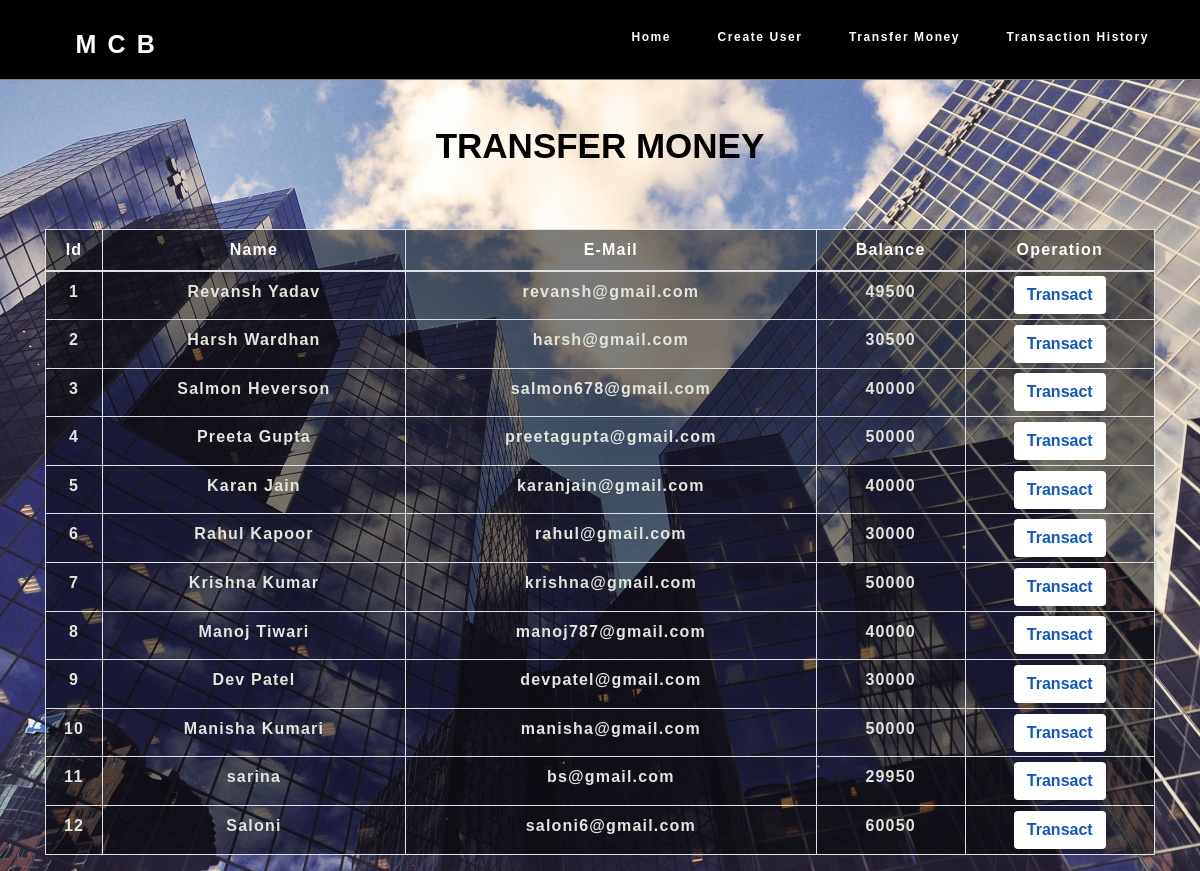
The app's page /transfermoney.php with its own data.
### tables this page shows
CREATE TABLE `users` (
  `id` int(4) NOT NULL,
  `name` text NOT NULL,
  `email` varchar(30) NOT NULL,
  `balance` int(8) NOT NULL
);

### transfermoney.php (the view, shortened to what this page needs)
<!DOCTYPE html>
<html lang="en">
<head>
    <link rel="stylesheet" href="https://maxcdn.bootstrapcdn.com/bootstrap/4.0.0/css/bootstrap.min.css">
    <link rel="stylesheet" type="text/css" href="css/table.css">
    <link rel="stylesheet" type="text/css" href="css/navbar.css">
</head>
<body style="background-image: url(1.jpg);background-position: center;
  background-size: cover;">
<?php
    include 'config.php';
    $sql = "SELECT * FROM users";
    $result = mysqli_query($conn,$sql);
?>
<?php
  include 'navbar.php';
?>
<div class="container">
        <h2 style="color : black; margin-top: 120px; text-align: center;"><b style="font-size: 35px;">TRANSFER MONEY<b></h2>
        <br>
            <div class="row">
                <div class="col">
                    <div class="table-responsive-sm">
                    <table class="table table-hover table-sm table-striped table-condensed table-bordered" style="border-color:black;">
                        <thead style="color : white;">
                            <tr>
                            <th scope="col" class="text-center py-2">Id</th>
                            <th scope="col" class="text-center py-2">Name</th>
                            <th scope="col" class="text-center py-2">E-Mail</th>
                            <th scope="col" class="text-center py-2">Balance</th>
                            <th scope="col" class="text-center py-2">Operation</th>
                            </tr>
                        </thead>
                        <tbody>
                <?php
                    while($rows=mysqli_fetch_assoc($result)){
                ?>
                    <tr style="color : #E2E5DE;">
                        <td class="py-2"><?php echo $rows['id'] ?></td>
                        <td class="py-2"><?php echo $rows['name']?></td>
                        <td class="py-2"><?php echo $rows['email']?></td>
                        <td class="py-2"><?php echo $rows['balance']?></td>
                        <td><a href="selecteduserdetail.php?id= <?php echo $rows['id'] ;?>"> <button type="button" class="btn" style="background-color : white; color:#1256c4;"><b>Transact</b></button></a></td>
                    </tr>
                <?php
                    }
                ?>
                        </tbody>
                    </table>
                    </div>
                </div>
            </div>
         </div>
</body>
</html>

### navbar.php
<div class="nav" style="z-index: 1000;">
            <div class="logo">
                MCB
            </div>
            <div class="menu">
                <ul class="navMenu">
                    <li><a href="index.php">Home</a></li>
                    <li><a href="createuser.php">Create User</a></li>
                    <li><a href="transfermoney.php">Transfer Money</a></li>
                    <li><a href="transactionhistory.php">Transaction History</a></li>
            </div>
        </div>

### table.css (style rules this page uses)
* { padding: 0; margin: 0; box-sizing: border-box; font-family: sans-serif; font-size: 16px; }
h2 { font-size: 40px; }
table { letter-spacing: 1.2px; background: rgba(0,0,0,0.5) !important; color: white !important; }
td { text-align: center; }
button { border:none; background: #d9d9d9; transition: 1s; }

### navbar.css (style rules this page uses)
body { margin: 0px; box-sizing: border-box; font-family: "Abel", sans-serif; font-size: 10px; scroll-behavior: smooth; }
.nav { position: fixed; top: 0; left: 0; width: 100%; height: 80px; border-bottom: 1px solid rgba(255, 255, 255, 0.521); display: flex; justify-content: space-between; align-items: center; padding: 0 30px; background-color: black; }
.logo { font-family: "Abel", sans-serif; font-size: 25px; font-weight: 600; letter-spacing: 0.7rem; color: white; margin: 4%; position: relative; bottom: 20px; }
.menu { display: inline-block; line-height: 80px; }
.menu ul { list-style: none; }
.menu ul li { display: inline-block; }
.menu ul li a { text-decoration: none; font-family: "Raleway", sans-serif; font-size: 12px; font-weight: 600; letter-spacing: 0.1rem; color: white; border: 1px solid transparent; border-radius: 4px; padding: 10px 15px; margin: 0 5px; transition: 0.5s ease; position: relative; bottom: 20px; }

### transfermoney.php (style rules this page uses)
button { transition: 1.5s; }

### records on screen
users: id "1", name "Revansh Yadav", email "revansh@gmail.com", balance "49500"
users: id "2", name "Harsh Wardhan", email "harsh@gmail.com", balance "30500"
users: id "3", name "Salmon Heverson", email "salmon678@gmail.com", balance "40000"
users: id "4", name "Preeta Gupta", email "preetagupta@gmail.com", balance "50000"
users: id "5", name "Karan Jain", email "karanjain@gmail.com", balance "40000"
users: id "6", name "Rahul Kapoor", email "rahul@gmail.com", balance "30000"
users: id "7", name "Krishna Kumar", email "krishna@gmail.com", balance "50000"
users: id "8", name "Manoj Tiwari", email "manoj787@gmail.com", balance "40000"
users: id "9", name "Dev Patel", email "devpatel@gmail.com", balance "30000"
users: id "10", name "Manisha Kumari", email "manisha@gmail.com", balance "50000"
users: id "11", name "sarina", email "bs@gmail.com", balance "29950"
users: id "12", name "Saloni", email "saloni6@gmail.com", balance "60050"
